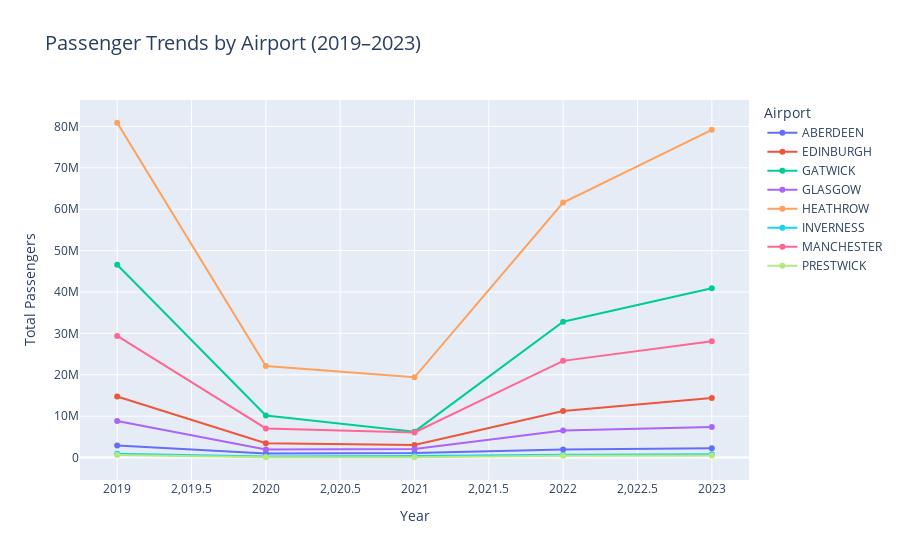

Here is the notebook cell this chart was saved with:
### Markdown cell above
Heathrow-	Highest passengers overall. Biggest fall in 2020, strongest recovery by 2023.

Gatwick-	Large drop during pandemic but bounced back close to 2019 levels.

Manchester-	Solid recovery after 2021, continues growing toward pre-COVID levels.

Edinburgh-Clear recovery trend; close to returning to 2019 traffic by 2023.

Glasgow	-Recovered slower than Edinburgh but still improving year-over-year.

Aberdeen-	Smaller decline compared to others due to essential travel demand.

Inverness & Prestwick	-Low passenger volumes and slower growth—still below 2019 levels.

### Code cell
# Step 11: Passenger trends by airport (colorful version)

# Sort for better line shaping
df_trend = df_passengers.sort_values(["Airport", "Year"])

# Apply a colorful theme
px.defaults.template = "plotly"  # modern colorful theme

fig_trend = px.line(
    df_trend,
    x="Year",
    y="Total_Passengers",
    color="Airport",
    markers=True,
    title="Passenger Trends by Airport (2019–2023)",
    line_group="Airport"
)

fig_trend.update_layout(
    title_font=dict(size=20),
    xaxis_title="Year",
    yaxis_title="Total Passengers",
    legend_title="Airport",
    hovermode="x unified",
    
)

fig_trend.update_traces(mode="lines+markers")  # ensures markers appear
fig_trend.show()

### Figure 1 — Plotly figure (JSON) as saved in the notebook; plotly's stock layout.template omitted (floating-point values rounded to 4 significant figures)
{"data": [{"hovertemplate": "Airport=ABERDEEN<br>Year=%{x}<br>Total_Passengers=%{y}<extra></extra>", "legendgroup": "ABERDEEN", "line": {"color": "#636efa", "dash": "solid"}, "marker": {"symbol": "circle"}, "mode": "lines+markers", "name": "ABERDEEN", "orientation": "v", "showlegend": true, "type": "scatter", "x": [2019, 2020, 2021, 2022, 2023], "xaxis": "x", "y": [2912883, 994077, 1075639, 1960307, 2229918], "yaxis": "y"}, {"hovertemplate": "Airport=EDINBURGH<br>Year=%{x}<br>Total_Passengers=%{y}<extra></extra>", "legendgroup": "EDINBURGH", "line": {"color": "#EF553B", "dash": "solid"}, "marker": {"symbol": "circle"}, "mode": "lines+markers", "name": "EDINBURGH", "orientation": "v", "showlegend": true, "type": "scatter", "x": [2019, 2020, 2021, 2022, 2023], "xaxis": "x", "y": [14737497, 3474879, 3024960, 11250211, 14396794], "yaxis": "y"}, {"hovertemplate": "Airport=GATWICK<br>Year=%{x}<br>Total_Passengers=%{y}<extra></extra>", "legendgroup": "GATWICK", "line": {"color": "#00cc96", "dash": "solid"}, "marker": {"symbol": "circle"}, "mode": "lines+markers", "name": "GATWICK", "orientation": "v", "showlegend": true, "type": "scatter", "x": [2019, 2020, 2021, 2022, 2023], "xaxis": "x", "y": [46576473, 10173431, 6261814, 32835381, 40897656], "yaxis": "y"}, {"hovertemplate": "Airport=GLASGOW<br>Year=%{x}<br>Total_Passengers=%{y}<extra></extra>", "legendgroup": "GLASGOW", "line": {"color": "#ab63fa", "dash": "solid"}, "marker": {"symbol": "circle"}, "mode": "lines+markers", "name": "GLASGOW", "orientation": "v", "showlegend": true, "type": "scatter", "x": [2019, 2020, 2021, 2022, 2023], "xaxis": "x", "y": [8847100, 1946474, 2072546, 6517585, 7358828], "yaxis": "y"}, {"hovertemplate": "Airport=HEATHROW<br>Year=%{x}<br>Total_Passengers=%{y}<extra></extra>", "legendgroup": "HEATHROW", "line": {"color": "#FFA15A", "dash": "solid"}, "marker": {"symbol": "circle"}, "mode": "lines+markers", "name": "HEATHROW", "orientation": "v", "showlegend": true, "type": "scatter", "x": [2019, 2020, 2021, 2022, 2023], "xaxis": "x", "y": [80890031, 22111326, 19393886, 61611838, 79180434], "yaxis": "y"}, {"hovertemplate": "Airport=INVERNESS<br>Year=%{x}<br>Total_Passengers=%{y}<extra></extra>", "legendgroup": "INVERNESS", "line": {"color": "#19d3f3", "dash": "solid"}, "marker": {"symbol": "circle"}, "mode": "lines+markers", "name": "INVERNESS", "orientation": "v", "showlegend": true, "type": "scatter", "x": [2019, 2020, 2021, 2022, 2023], "xaxis": "x", "y": [938232, 241167, 357584, 700012, 802338], "yaxis": "y"}, {"hovertemplate": "Airport=MANCHESTER<br>Year=%{x}<br>Total_Passengers=%{y}<extra></extra>", "legendgroup": "MANCHESTER", "line": {"color": "#FF6692", "dash": "solid"}, "marker": {"symbol": "circle"}, "mode": "lines+markers", "name": "MANCHESTER", "orientation": "v", "showlegend": true, "type": "scatter", "x": [2019, 2020, 2021, 2022, 2023], "xaxis": "x", "y": [29397357, 7034856, 6085103, 23364471, 28096783], "yaxis": "y"}, {"hovertemplate": "Airport=PRESTWICK<br>Year=%{x}<br>Total_Passengers=%{y}<extra></extra>", "legendgroup": "PRESTWICK", "line": {"color": "#B6E880", "dash": "solid"}, "marker": {"symbol": "circle"}, "mode": "lines+markers", "name": "PRESTWICK", "orientation": "v", "showlegend": true, "type": "scatter", "x": [2019, 2020, 2021, 2022, 2023], "xaxis": "x", "y": [640055, 90790, 78069, 445211, 524880], "yaxis": "y"}], "layout": {"hovermode": "x unified", "legend": {"title": {"text": "Airport"}, "tracegroupgap": 0}, "title": {"font": {"size": 20}, "text": "Passenger Trends by Airport (2019–2023)"}, "xaxis": {"anchor": "y", "domain": [0, 1], "title": {"text": "Year"}}, "yaxis": {"anchor": "x", "domain": [0, 1], "title": {"text": "Total Passengers"}}}}
